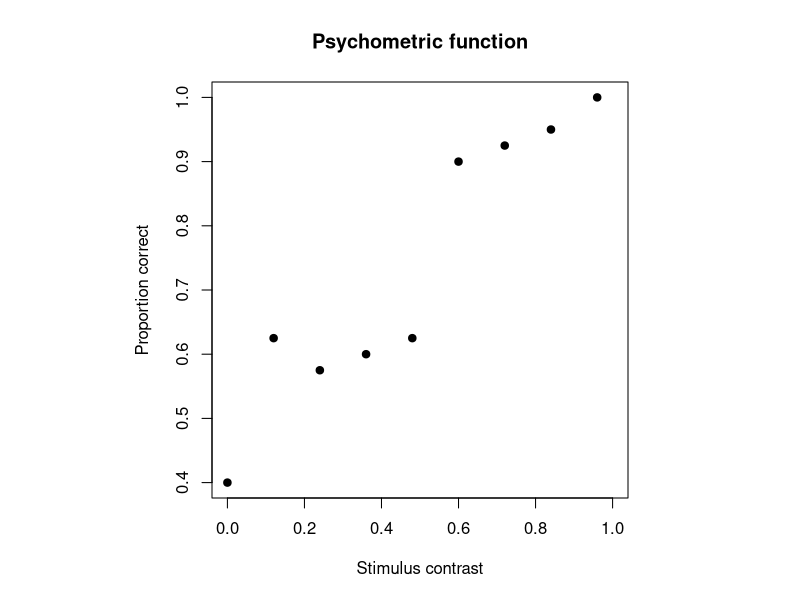
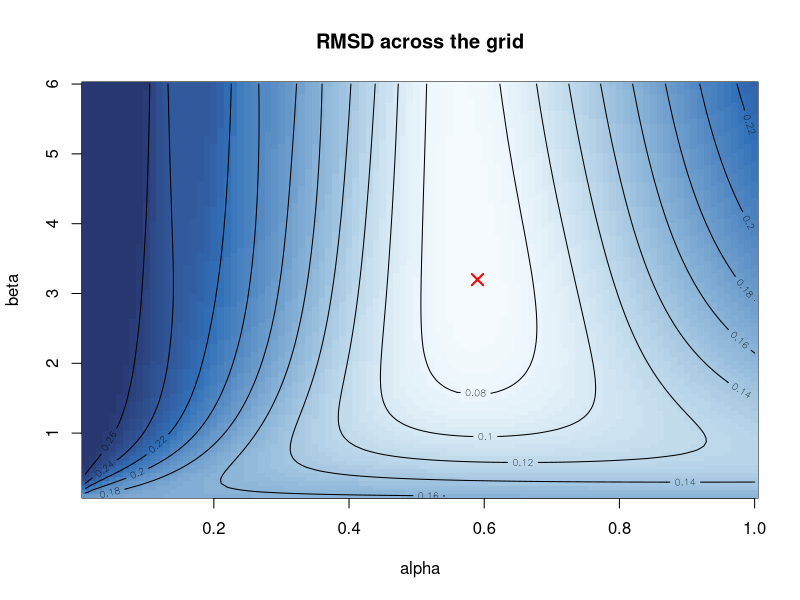
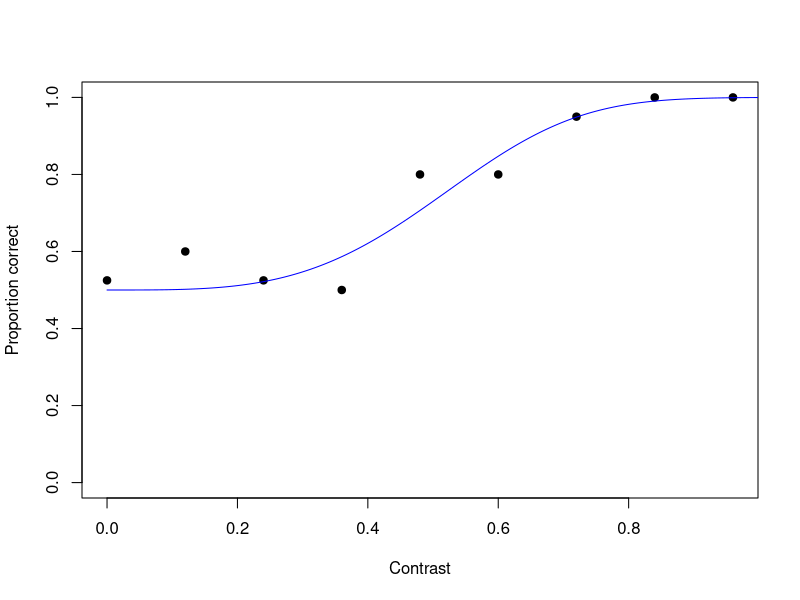
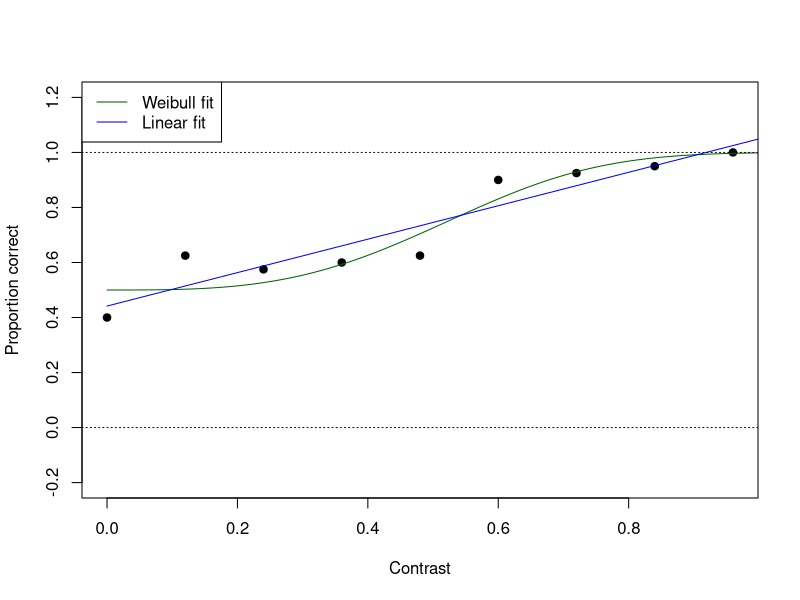
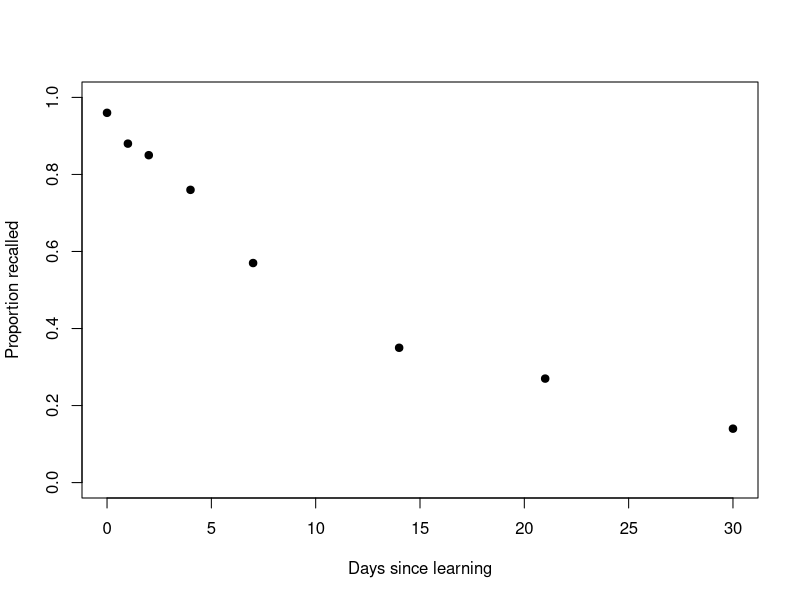
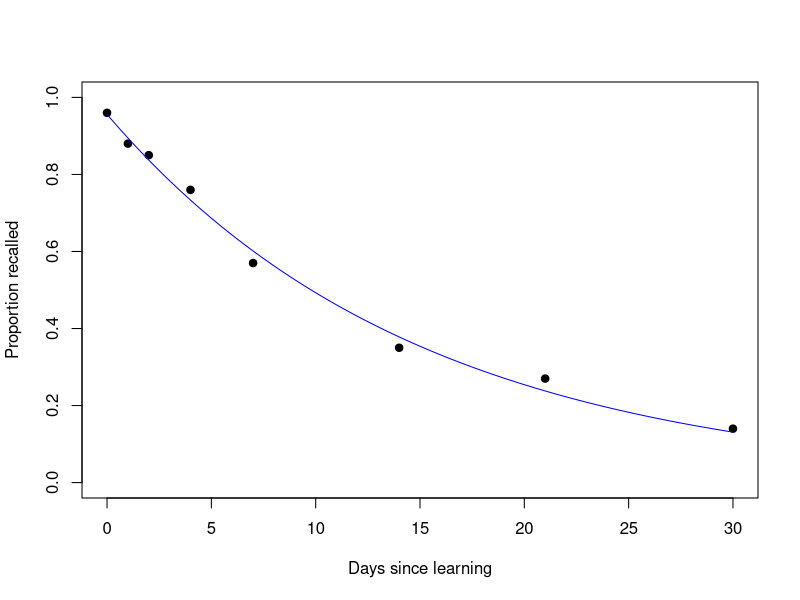

These figures' R source, in order:
## ---- chunk 1
contrast <- seq(0, 1, 0.12)
n_trials <- rep(40, 9)
n_correct <- c(16, 25, 23, 24, 25, 36, 37, 38, 40)
prop_correct <- n_correct / n_trials

data <- data.frame(contrast, n_correct, n_trials, prop_correct)
data
## ---- chunk 2
old_par <- par(pty = "s")
plot(data$contrast, data$prop_correct, pch = 19,
     xlim = c(0, 1), ylim = c(0.4, 1),
     xlab = "Stimulus contrast", ylab = "Proportion correct",
     main = "Psychometric function")
par(old_par)
## ---- chunk 3
psychometric_model <- function(alpha, beta, x) {
  y <- rep(0, length(x))
  valid <- x >= 0
  y[valid] <- 0.5 + 0.5*(1 - exp(-(x[valid] / alpha)^beta))
  y
}

rmsd <- function(params, data) {
  alpha <- params[1]; beta <- params[2]
  predicted <- psychometric_model(alpha, beta, data$contrast)
  sqrt(mean((data$prop_correct - predicted)^2))
}
## ---- chunk 4
rmsd(c(alpha = 0.5, beta = 3), data)   # replace 0.5 and 3 with your own guess
## ---- chunk 5
alpha_vals <- seq(0.01, 1, length.out = 100)
beta_vals <- seq(0.1, 6, length.out = 100)
grid <- expand.grid(alpha = alpha_vals, beta = beta_vals)
grid$rmsd <- apply(grid, 1, function(row) rmsd(row, data))
best <- grid[which.min(grid$rmsd), ]
best
## ---- chunk 6
rmsd_matrix <- matrix(grid$rmsd, nrow = length(alpha_vals), ncol = length(beta_vals))
image(alpha_vals, beta_vals, rmsd_matrix, xlab = "alpha", ylab = "beta",
      main = "RMSD across the grid", col = hcl.colors(50, "Blues", rev = TRUE))
contour(alpha_vals, beta_vals, rmsd_matrix, add = TRUE, nlevels = 8)
points(best$alpha, best$beta, pch = 4, col = "red", lwd = 2, cex = 1.5)
## ---- chunk 7
fit_rmsd <- optim(par = c(alpha = 0.02, beta = 5.5), fn = rmsd, data = data)
fit_rmsd$par
fit_rmsd$value
## ---- chunk 8
set.seed(99)
contrast_sim <- seq(0, 1, 0.12)
true_alpha <- 0.5
true_beta  <- 2.5
p_true <- psychometric_model(true_alpha, true_beta, contrast_sim)

n_trials_sim <- rep(40, 9)
n_correct_sim <- rbinom(length(contrast_sim), n_trials_sim, p_true)
prop_correct_sim <- n_correct_sim / n_trials_sim

data_sim <- data.frame(contrast = contrast_sim, n_correct = n_correct_sim,
                        n_trials = n_trials_sim, prop_correct = prop_correct_sim)
data_sim
## ---- chunk 9
fit_sim <- optim(par = c(alpha = 0.3, beta = 1), fn = rmsd, data = data_sim)
fit_sim$par                # compare this to true_alpha / true_beta above
c(true_alpha = true_alpha, true_beta = true_beta)

x_seq <- seq(0, 1, length.out = 200)
plot(data_sim$contrast, data_sim$prop_correct, pch = 19,
     xlab = "Contrast", ylab = "Proportion correct", ylim = c(0, 1))
lines(x_seq, psychometric_model(fit_sim$par[1], fit_sim$par[2], x_seq), col = "blue")
## ---- chunk 10
linear_model <- function(a, b, x) {
  a + b * x
}

rmsd_linear <- function(params, data) {
  a <- params[1]; b <- params[2]
  predicted <- linear_model(a, b, data$contrast)
  sqrt(mean((data$prop_correct - predicted)^2))
}

fit_linear <- optim(par = c(a = 0.5, b = 0.5), fn = rmsd_linear, data = data)
fit_linear$par
fit_linear$value
fit_rmsd$value
## ---- chunk 11
plot(data$contrast, data$prop_correct, pch = 19, ylim = c(-0.2, 1.2),
     xlab = "Contrast", ylab = "Proportion correct")

x_seq <- seq(0, 1, length.out = 200)
lines(x_seq, psychometric_model(fit_rmsd$par[1], fit_rmsd$par[2], x_seq), col = "darkgreen")
lines(x_seq, linear_model(fit_linear$par[1], fit_linear$par[2], x_seq), col = "blue")
abline(h = c(0, 1), lty = "dotted")
legend("topleft", legend = c("Weibull fit", "Linear fit"),
       col = c("darkgreen", "blue"), lty = 1)
## ---- chunk 12
linear_model(fit_linear$par[1], fit_linear$par[2], 0)
linear_model(fit_linear$par[1], fit_linear$par[2], 1.5)
## ---- chunk 13
time_days <- c(0, 1, 2, 4, 7, 14, 21, 30)
prop_recalled <- c(0.96, 0.88, 0.85, 0.76, 0.57, 0.35, 0.27, 0.14)
forgetting_data <- data.frame(time_days, prop_recalled)

plot(forgetting_data$time_days, forgetting_data$prop_recalled, pch = 19,
     xlab = "Days since learning", ylab = "Proportion recalled", ylim = c(0, 1))
## ---- chunk 14
forgetting_model <- function(a, b, t) {
  a * exp(-b * t)
}

rmsd_forgetting <- function(params, data) {
  a <- params[1]; b <- params[2]
  predicted <- forgetting_model(a, b, data$time_days)
  sqrt(mean((data$prop_recalled - predicted)^2))
}

fit_forgetting <- optim(par = c(a = 0.9, b = 0.05), fn = rmsd_forgetting, data = forgetting_data)
fit_forgetting$par
## ---- chunk 15
plot(forgetting_data$time_days, forgetting_data$prop_recalled, pch = 19,
     xlab = "Days since learning", ylab = "Proportion recalled", ylim = c(0, 1))

t_seq <- seq(0, 30, length.out = 200)
lines(t_seq, forgetting_model(fit_forgetting$par[1], fit_forgetting$par[2], t_seq), col = "blue")
## ---- chunk 16
t_08 <- log(fit_forgetting$par[1] / 0.8) / fit_forgetting$par[2]
t_08
